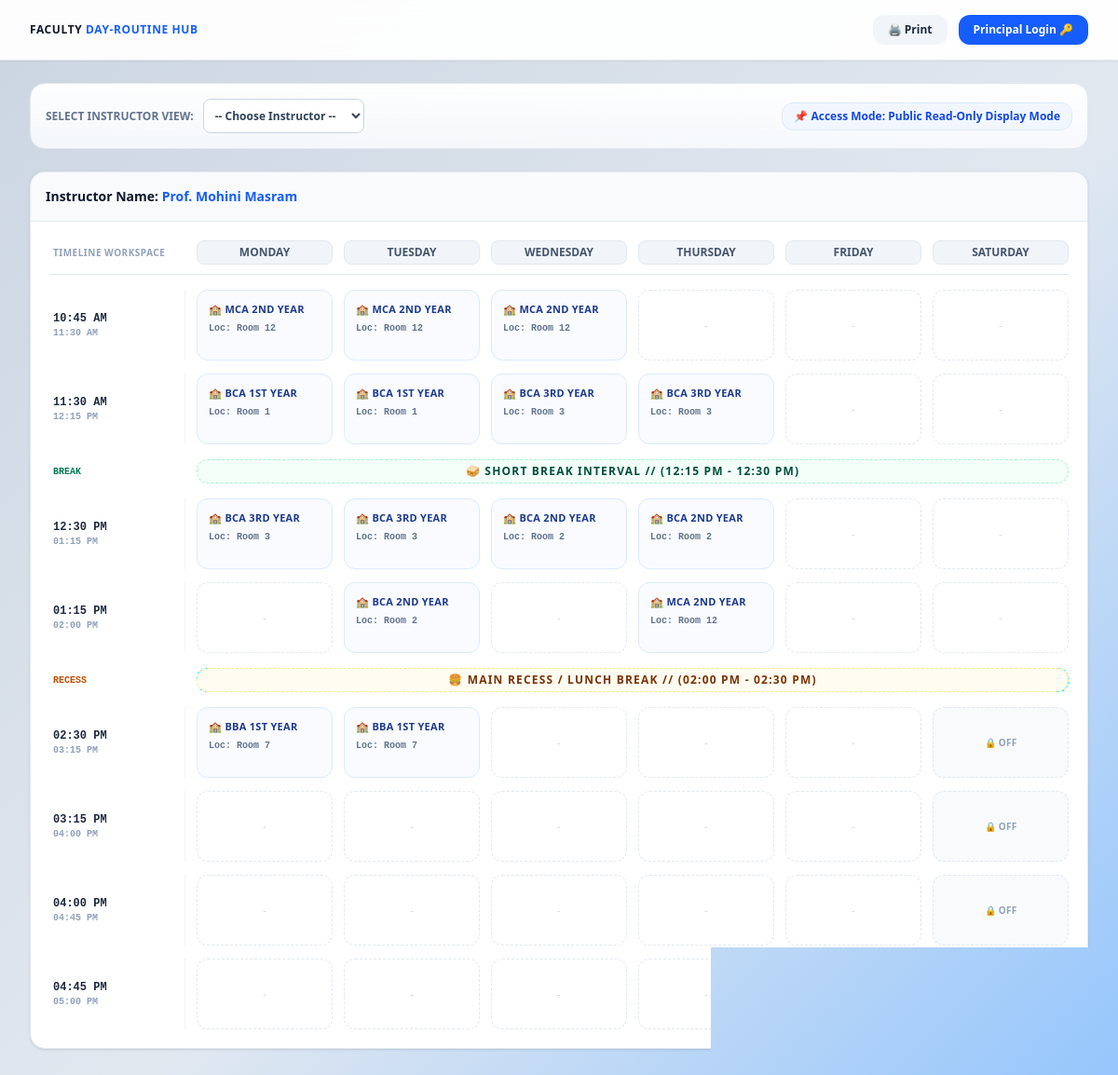
/index.php?view_teacher=Prof. Mohini Masram, run on the app's committed database.
### tables this page shows
CREATE TABLE `faculty_schedule` (
  `id` int(11) NOT NULL,
  `teacher_name` varchar(100) NOT NULL,
  `course_class` varchar(50) NOT NULL,
  `day_name` varchar(15) NOT NULL,
  `time_slot` varchar(50) NOT NULL,
  `room_no` varchar(20) NOT NULL,
  `college_code` varchar(50) NOT NULL
);

### index.php (the view, shortened to what this page needs)
<?php
include 'db.php';
$is_admin = (isset($_SESSION['is_admin']) && $_SESSION['is_admin'] === true);
$selected_teacher = isset($_GET['view_teacher']) ? $conn->real_escape_string($_GET['view_teacher']) : '';
$matrix = [];
if (!empty($selected_teacher)) {
    $res = $conn->query("SELECT * FROM faculty_schedule WHERE teacher_name = '$selected_teacher'");
    if ($res) {
        while($row = $res->fetch_assoc()) {
            $matrix[$row['day_name']][$row['time_slot']] = $row;
        }
    }
}
$slots = [
    '10:45 AM - 11:30 AM',
    '11:30 AM - 12:15 PM',
    '12:30 PM - 01:15 PM',
    '01:15 PM - 02:00 PM',
    '02:30 PM - 03:15 PM',
    '03:15 PM - 04:00 PM',
    '04:00 PM - 04:45 PM',
    '04:45 PM - 05:00 PM'
];
$days = ['Monday', 'Tuesday', 'Wednesday', 'Thursday', 'Friday', 'Saturday'];
?>
<!DOCTYPE html>
<html lang="en">
<head>
    <script src="https://cdn.jsdelivr.net/npm/@tailwindcss/browser@4"></script>
    <link rel="stylesheet" href="https://cdnjs.cloudflare.com/ajax/libs/font-awesome/6.4.0/css/all.min.css">
</head>
<body class="text-slate-800 min-h-screen font-sans antialiased pb-16">
    <nav class="bg-white/95 border-b border-slate-200 sticky top-0 z-50 shadow-xs no-print backdrop-blur-md">
        <div class="max-w-7xl mx-auto px-4 sm:px-6 lg:px-8">
            <div class="flex justify-between h-16 items-center">
                <div class="flex items-center gap-2">
                    <span class="text-xs font-black uppercase tracking-wider text-slate-900">Faculty <span class="text-blue-600">Day-Routine Hub</span></span>
                </div>
                <div class="flex items-center gap-3">
                    <button onclick="window.print()" class="bg-slate-100 hover:bg-slate-200 text-slate-800 text-xs font-bold px-4 py-2 rounded-xl transition-all cursor-pointer">🖨️ Print</button>
                    <?php if($is_admin): ?>
                        <a href="logout.php" class="bg-rose-600 hover:bg-rose-700 text-white text-xs font-bold px-4 py-2 rounded-xl transition-all shadow-xs">Logout 🔐</a>
                    <?php else: ?>
                        <a href="login.php" class="bg-blue-600 hover:bg-blue-700 text-white text-xs font-bold px-4 py-2 rounded-xl transition-all shadow-xs">Principal Login 🔑</a>
                    <?php endif; ?>
                </div>
            </div>
        </div>
    </nav>
    <div class="max-w-7xl mx-auto px-4 sm:px-6 lg:px-8 mt-6">
        <div class="ui-panel-card border border-slate-200 p-4 rounded-2xl mb-6 shadow-3xs no-print flex flex-col sm:flex-row justify-between items-center gap-4">
            <form method="GET" id="selectionFilterForm" class="w-full sm:w-auto flex items-center gap-2.5">
                <label class="text-xs font-black uppercase text-slate-500">Select Instructor View:</label>
                <select name="view_teacher" onchange="document.getElementById('selectionFilterForm').submit()" class="bg-white border border-slate-300 rounded-lg p-2 text-xs font-bold text-slate-700 shadow-3xs focus:outline-hidden">
                    <option value="">-- Choose Instructor --</option>
                </select>
            </form>
            <div class="text-xs font-bold text-blue-700 bg-blue-50/80 px-3 py-1.5 rounded-xl border border-blue-100">
                📌 Access Mode: <?php echo $is_admin ? 'Administrative Core (Read/Write/Modify)' : 'Public Read-Only Display Mode'; ?>
            </div>
        </div>
        <div class="grid grid-cols-1 <?php echo $is_admin ? 'lg:grid-cols-4' : 'lg:grid-cols-3'; ?> gap-6 items-start">
            <div class="lg:col-span-3 bg-white border border-slate-200 rounded-2xl shadow-sm overflow-hidden print-full-wrapper">
                <?php if(empty($selected_teacher)): ?>
                    <div class="p-16 text-center text-slate-400 font-bold text-xs tracking-wide">👋 Please select an active Faculty member from the dropdown menu to view their timeline routine matrix.</div>
                <?php else: ?>
                    <div class="bg-slate-50 p-4 border-b border-slate-200">
                        <p class="text-sm font-black text-slate-900">Instructor Name: <span class="text-blue-600"><?php echo htmlspecialchars($selected_teacher); ?></span></p>
                    </div>
                    <div class="overflow-x-auto p-5">
                        <div class="min-w-[1000px]">
                            <div class="grid grid-cols-7 gap-3 mb-4 border-b border-slate-200 pb-2.5 text-center">
                                <div class="text-left font-bold text-[10px] uppercase tracking-wider text-slate-400 self-center pl-1">Timeline Workspace</div>
                                <?php foreach($days as $day): ?>
                                    <div class="bg-slate-100 border border-slate-200 rounded-lg py-1 text-xs font-black text-slate-600 uppercase"><?php echo $day; ?></div>
                                <?php endforeach; ?>
                            </div>
                            <div class="flex flex-col gap-3.5">
                                <?php
                                $passed_first_half = false;
                                foreach($slots as $time_key):
                                    if($time_key == '02:30 PM - 03:15 PM') { $passed_first_half = true; }
                                ?>
                                    <div class="grid grid-cols-7 gap-3 items-stretch">
                                        <div class="text-left flex flex-col justify-center pl-1 border-r border-slate-100 font-mono">
                                            <span class="text-xs font-black text-slate-800"><?php echo explode(' - ', $time_key)[0]; ?></span>
                                            <span class="text-[10px] text-slate-400 font-bold"><?php echo explode(' - ', $time_key)[1]; ?></span>
                                        </div>
                                        <?php foreach($days as $day_key): ?>
                                            <div>
                                                <?php
                                                if($day_key === 'Saturday' && $passed_first_half):
                                                ?>
                                                    <div class="bg-slate-100/50 border border-dashed border-slate-200 rounded-xl h-full min-h-[76px] flex items-center justify-center text-center text-[10px] text-slate-400 font-bold tracking-wide uppercase select-none">
                                                        🔒 Off
                                                    </div>
                                                <?php elseif(isset($matrix[$day_key][$time_key])): $lec = $matrix[$day_key][$time_key]; ?>
                                                    <div class="class-allocation-block border border-blue-100 bg-blue-50/40 text-blue-950 rounded-xl p-3 flex flex-col justify-between h-full relative shadow-3xs">
                                                        <div class="flex flex-col gap-1">
                                                            <span class="text-[11px] font-black text-blue-900 uppercase tracking-wide">🏫 <?php echo htmlspecialchars($lec['course_class']); ?></span>
                                                            <span class="text-[10px] font-bold text-slate-500 font-mono">Loc: <?php echo htmlspecialchars($lec['room_no']); ?></span>
                                                        </div>
                                                    </div>
                                                <?php else: ?>
                                                    <div class="vacant-box-frame border border-dashed border-slate-200 bg-slate-25/20 rounded-xl h-full min-h-[76px] flex items-center justify-center text-center text-[11px] text-slate-300 italic font-medium">-</div>
                                                <?php endif; ?>
                                            </div>
                                        <?php endforeach; ?>
                                    </div>
                                    <?php if($time_key == '11:30 AM - 12:15 PM'): ?>
                                        <div class="grid grid-cols-7 gap-3 items-center py-0.5">
                                            <div class="text-left pl-1 text-[10px] font-black text-emerald-700 font-mono uppercase">Break</div>
                                            <div class="col-span-6 bg-emerald-50/60 border border-dashed border-emerald-200 text-emerald-900 rounded-xl py-1 text-center text-xs font-black uppercase tracking-widest">🥪 SHORT BREAK INTERVAL // (12:15 PM - 12:30 PM)</div>
                                        </div>
                                    <?php endif; ?>
                                    <?php if($time_key == '01:15 PM - 02:00 PM'): ?>
                                        <div class="grid grid-cols-7 gap-3 items-center py-0.5">
                                            <div class="text-left pl-1 text-[10px] font-black text-amber-700 font-mono uppercase">Recess</div>
                                            <div class="col-span-6 bg-amber-50/70 border border-dashed border-amber-200 text-amber-900 rounded-xl py-1 text-center text-xs font-black uppercase tracking-widest">🍔 MAIN RECESS / LUNCH BREAK // (02:00 PM - 02:30 PM)</div>
                                        </div>
                                    <?php endif; ?>
                                <?php endforeach; ?>
                            </div>
                        </div>
                    </div>
                <?php endif; ?>
            </div>
        </div>
    </div>
</body>
</html>

### index.php (style rules this page uses)
body { background: linear-gradient(135deg, #cbd5e1 0%, #e2e8f0 55%, #93c5fd 100%); background-attachment: fixed; }
.ui-panel-card { background: linear-gradient(180deg, rgba(255, 255, 255, 0.96) 0%, rgba(248, 250, 252, 0.9) 100%); }

### data on the page
faculty_schedule: course_class "MCA 2ND YEAR", room_no "Room 12"
faculty_schedule: course_class "MCA 2ND YEAR", room_no "Room 12"
faculty_schedule: course_class "MCA 2ND YEAR", room_no "Room 12"
faculty_schedule: course_class "BCA 1ST YEAR", room_no "Room 1"
faculty_schedule: course_class "BCA 1ST YEAR", room_no "Room 1"
faculty_schedule: course_class "BCA 3RD YEAR", room_no "Room 3"
faculty_schedule: course_class "BCA 3RD YEAR", room_no "Room 3"
faculty_schedule: course_class "BCA 3RD YEAR", room_no "Room 3"
faculty_schedule: course_class "BCA 3RD YEAR", room_no "Room 3"
faculty_schedule: course_class "BCA 2ND YEAR", room_no "Room 2"
faculty_schedule: course_class "BCA 2ND YEAR", room_no "Room 2"
faculty_schedule: course_class "BCA 2ND YEAR", room_no "Room 2"
faculty_schedule: course_class "MCA 2ND YEAR", room_no "Room 12"
faculty_schedule: course_class "BBA 1ST YEAR", room_no "Room 7"
faculty_schedule: course_class "BBA 1ST YEAR", room_no "Room 7"

### other printed values
$selected_teacher "Prof. Mohini Masram"
$day "MONDAY"
$day "TUESDAY"
$day "WEDNESDAY"
$day "THURSDAY"
$day "FRIDAY"
$day "SATURDAY"
explode(' - ', $time_key)[0] "10:45 AM"
explode(' - ', $time_key)[1] "11:30 AM"
explode(' - ', $time_key)[0] "11:30 AM"
explode(' - ', $time_key)[1] "12:15 PM"
explode(' - ', $time_key)[0] "12:30 PM"
explode(' - ', $time_key)[1] "01:15 PM"
explode(' - ', $time_key)[0] "01:15 PM"
explode(' - ', $time_key)[1] "02:00 PM"
